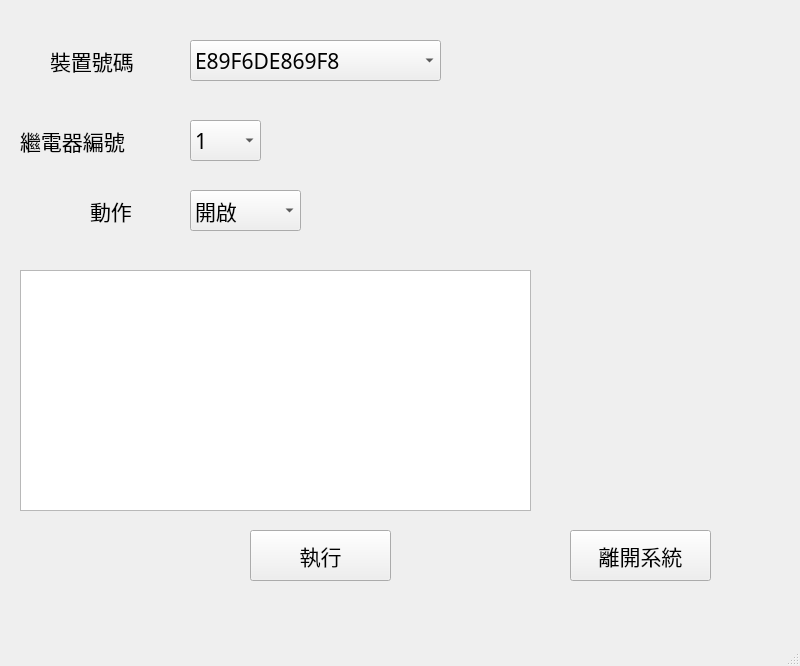
<?xml version="1.0" encoding="UTF-8"?>
<ui version="4.0">
 <class>MainWindow</class>
 <widget class="QMainWindow" name="MainWindow">
  <property name="geometry">
   <rect>
    <x>0</x>
    <y>0</y>
    <width>800</width>
    <height>666</height>
   </rect>
  </property>
  <property name="windowTitle">
   <string>MainWindow</string>
  </property>
  <widget class="QWidget" name="centralwidget">
   <widget class="QLabel" name="label">
    <property name="geometry">
     <rect>
      <x>50</x>
      <y>40</y>
      <width>141</width>
      <height>41</height>
     </rect>
    </property>
    <property name="font">
     <font>
      <family>細明體</family>
      <pointsize>16</pointsize>
     </font>
    </property>
    <property name="text">
     <string>裝置號碼</string>
    </property>
   </widget>
   <widget class="QComboBox" name="macnum">
    <property name="geometry">
     <rect>
      <x>190</x>
      <y>40</y>
      <width>251</width>
      <height>41</height>
     </rect>
    </property>
    <property name="font">
     <font>
      <family>細明體</family>
      <pointsize>16</pointsize>
     </font>
    </property>
    <item>
     <property name="text">
      <string>E89F6DE869F8</string>
     </property>
    </item>
    <item>
     <property name="text">
      <string>E89F6DE869F9</string>
     </property>
    </item>
    <item>
     <property name="text">
      <string>E89F6DE869FA</string>
     </property>
    </item>
   </widget>
   <widget class="QPushButton" name="sysexit">
    <property name="geometry">
     <rect>
      <x>570</x>
      <y>530</y>
      <width>141</width>
      <height>51</height>
     </rect>
    </property>
    <property name="font">
     <font>
      <family>細明體</family>
      <pointsize>16</pointsize>
     </font>
    </property>
    <property name="text">
     <string>離開系統</string>
    </property>
   </widget>
   <widget class="QLabel" name="label_2">
    <property name="geometry">
     <rect>
      <x>20</x>
      <y>120</y>
      <width>141</width>
      <height>41</height>
     </rect>
    </property>
    <property name="font">
     <font>
      <family>細明體</family>
      <pointsize>16</pointsize>
     </font>
    </property>
    <property name="text">
     <string>繼電器編號</string>
    </property>
   </widget>
   <widget class="QComboBox" name="relaynum">
    <property name="geometry">
     <rect>
      <x>190</x>
      <y>120</y>
      <width>71</width>
      <height>41</height>
     </rect>
    </property>
    <property name="font">
     <font>
      <family>細明體</family>
      <pointsize>16</pointsize>
     </font>
    </property>
    <item>
     <property name="text">
      <string>1</string>
     </property>
    </item>
    <item>
     <property name="text">
      <string>2</string>
     </property>
    </item>
    <item>
     <property name="text">
      <string>3</string>
     </property>
    </item>
    <item>
     <property name="text">
      <string>4</string>
     </property>
    </item>
   </widget>
   <widget class="QLabel" name="label_3">
    <property name="geometry">
     <rect>
      <x>90</x>
      <y>190</y>
      <width>51</width>
      <height>41</height>
     </rect>
    </property>
    <property name="font">
     <font>
      <family>細明體</family>
      <pointsize>16</pointsize>
     </font>
    </property>
    <property name="text">
     <string>動作</string>
    </property>
   </widget>
   <widget class="QComboBox" name="relayop">
    <property name="geometry">
     <rect>
      <x>190</x>
      <y>190</y>
      <width>111</width>
      <height>41</height>
     </rect>
    </property>
    <property name="font">
     <font>
      <family>細明體</family>
      <pointsize>16</pointsize>
     </font>
    </property>
    <item>
     <property name="text">
      <string>開啟</string>
     </property>
    </item>
    <item>
     <property name="text">
      <string>關閉</string>
     </property>
    </item>
   </widget>
   <widget class="QTextEdit" name="out">
    <property name="geometry">
     <rect>
      <x>20</x>
      <y>270</y>
      <width>511</width>
      <height>241</height>
     </rect>
    </property>
    <property name="font">
     <font>
      <family>細明體</family>
      <pointsize>12</pointsize>
     </font>
    </property>
   </widget>
   <widget class="QPushButton" name="cmd1">
    <property name="geometry">
     <rect>
      <x>250</x>
      <y>530</y>
      <width>141</width>
      <height>51</height>
     </rect>
    </property>
    <property name="font">
     <font>
      <family>細明體</family>
      <pointsize>16</pointsize>
     </font>
    </property>
    <property name="text">
     <string>執行</string>
    </property>
   </widget>
  </widget>
  <widget class="QMenuBar" name="menubar">
   <property name="geometry">
    <rect>
     <x>0</x>
     <y>0</y>
     <width>800</width>
     <height>25</height>
    </rect>
   </property>
  </widget>
  <widget class="QStatusBar" name="statusbar"/>
 </widget>
 <resources/>
 <connections/>
</ui>
